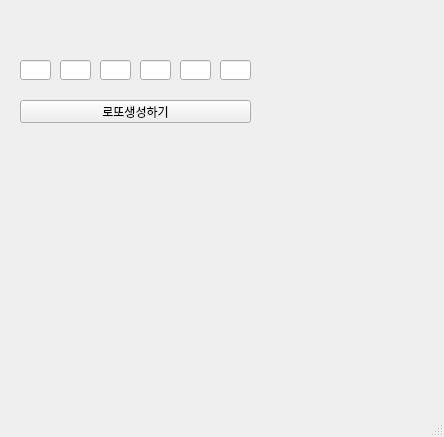
<?xml version="1.0" encoding="UTF-8"?>
<ui version="4.0">
 <class>MainWindow</class>
 <widget class="QMainWindow" name="MainWindow">
  <property name="geometry">
   <rect>
    <x>0</x>
    <y>0</y>
    <width>444</width>
    <height>437</height>
   </rect>
  </property>
  <property name="windowTitle">
   <string>MainWindow</string>
  </property>
  <widget class="QWidget" name="centralwidget">
   <widget class="QLineEdit" name="le1">
    <property name="geometry">
     <rect>
      <x>20</x>
      <y>60</y>
      <width>31</width>
      <height>20</height>
     </rect>
    </property>
   </widget>
   <widget class="QLineEdit" name="le2">
    <property name="geometry">
     <rect>
      <x>60</x>
      <y>60</y>
      <width>31</width>
      <height>20</height>
     </rect>
    </property>
   </widget>
   <widget class="QLineEdit" name="le3">
    <property name="geometry">
     <rect>
      <x>100</x>
      <y>60</y>
      <width>31</width>
      <height>20</height>
     </rect>
    </property>
   </widget>
   <widget class="QLineEdit" name="le4">
    <property name="geometry">
     <rect>
      <x>140</x>
      <y>60</y>
      <width>31</width>
      <height>20</height>
     </rect>
    </property>
   </widget>
   <widget class="QLineEdit" name="le6">
    <property name="geometry">
     <rect>
      <x>220</x>
      <y>60</y>
      <width>31</width>
      <height>20</height>
     </rect>
    </property>
   </widget>
   <widget class="QLineEdit" name="le5">
    <property name="geometry">
     <rect>
      <x>180</x>
      <y>60</y>
      <width>31</width>
      <height>20</height>
     </rect>
    </property>
   </widget>
   <widget class="QPushButton" name="pb">
    <property name="geometry">
     <rect>
      <x>20</x>
      <y>100</y>
      <width>231</width>
      <height>23</height>
     </rect>
    </property>
    <property name="text">
     <string>로또생성하기</string>
    </property>
   </widget>
  </widget>
  <widget class="QMenuBar" name="menubar">
   <property name="geometry">
    <rect>
     <x>0</x>
     <y>0</y>
     <width>444</width>
     <height>21</height>
    </rect>
   </property>
  </widget>
  <widget class="QStatusBar" name="statusbar"/>
 </widget>
 <resources/>
 <connections/>
</ui>
